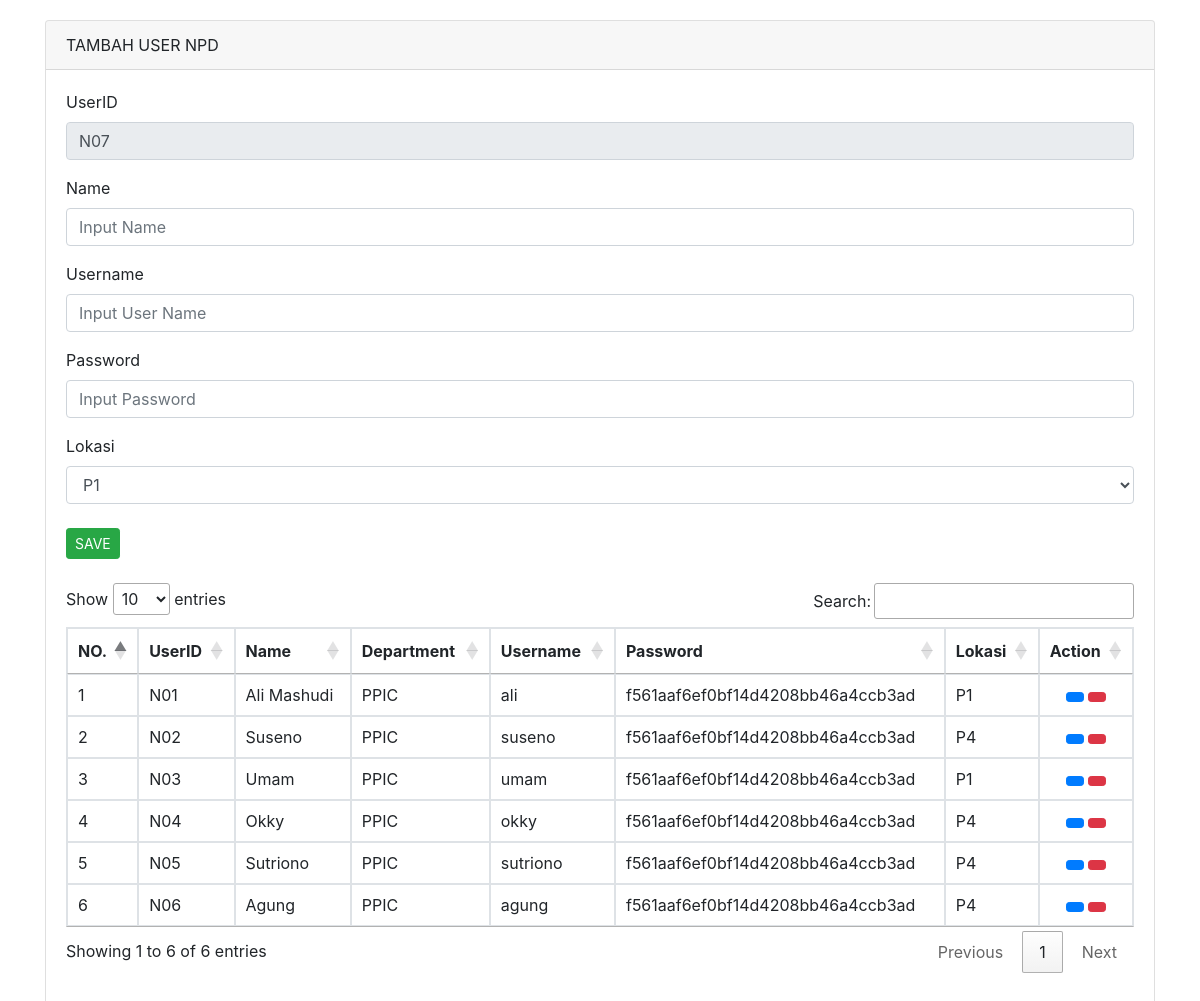
The page /pages/admin/usernpd/index.php on the database its author committed.
### tables this page shows
CREATE TABLE `npd` (
  `id_npd` int(11) NOT NULL,
  `kode_npd` char(10) NOT NULL,
  `DeptID` varchar(20) NOT NULL,
  `nama_npd` varchar(150) NOT NULL,
  `username` varchar(100) NOT NULL,
  `password` varchar(100) NOT NULL,
  `email` varchar(100) NOT NULL,
  `plant` varchar(5) NOT NULL
);

CREATE TABLE `department` (
  `DeptID` varchar(10) NOT NULL,
  `DeptName` varchar(50) NOT NULL
);

### pages/admin/usernpd/index.php (the view, shortened to what this page needs)
<!doctype html>
<html lang="en">
  <head>
    <link rel="stylesheet" href="https://stackpath.bootstrapcdn.com/bootstrap/4.4.1/css/bootstrap.min.css">
    <link rel="stylesheet" href="//cdn.datatables.net/1.10.20/css/jquery.dataTables.min.css">
  </head>
  <body>
<?php
	include 'config/database.php';
    $query3 = "SELECT max(id_npd) as idTerbesar, max(kode_npd) as kodeTerbesar FROM npd";
    $hasil = mysqli_query($kon,$query3);
	$data3 = mysqli_fetch_array($hasil);
    $kodeBarang = $data3['kodeTerbesar'];
    $urutan = (int) substr($kodeBarang, 2, 5);
    $urutan++;
	$huruf = "N";
    $kodeBarang = $huruf . sprintf("%02s", $urutan);
	?>
    <div class="container" style="margin-top: 20px">
      <div class="row">
        <div class="col-sm-12">
          <div class="card">
            <div class="card-header">
              TAMBAH USER NPD
            </div>
            <div class="card-body">
             <form action="pages/admin/usernpd/simpannpd.php"  method="POST">
                <div class="form-group">
                  <label>UserID</label>
                  <input type="text" name="kode_npd" placeholder="Masukkan ID Department" required="required" value="<?php echo $kodeBarang ?>" class="form-control" readonly>
                </div>
                <div class="form-group">
                  <label>Name</label>
                  <input type="text" name="nama_npd" placeholder="Input Name" class="form-control">
                </div>
                <div class="form-group">
                  <label>Username</label>
                  <input type="text" name="username" placeholder="Input User Name" class="form-control">
                </div>
                <div class="form-group">
                  <label>Password</label>
                  <input type="text" name="password" placeholder="Input Password" class="form-control">
                </div>
                <div class="form-group">
                  <label>Lokasi</label>
                  <select name="plant" class="form-control">
                    <option value="P1">P1</option>
                </div>
<br>
                <div class="form group">
                <input type="submit" class="btn btn-sm btn-success" value="SAVE">
                </div>
              </form>
              <br/>
              <div class="table-responsive">
              <table class="table table-bordered" id="deptTable">
                <thead>
                  <tr>
                    <th scope="col">NO.</th>
                    <th scope="col">UserID</th>
                    <th scope="col">Name</th>
                    <th scope="col">Department</th>
                    <th scope="col">Username</th>
                    <th scope="col">Password</th>
                    <th scope="col">Lokasi</th>
                    <th scope="col">Action</th>
                  </tr>
                </thead>
                <tbody>
                  <?php
                      include 'config/database.php';
                      $no = 1;
                      $query = mysqli_query($kon,"SELECT * FROM npd t1 LEFT JOIN department t2 ON t1.DeptID = t2.DeptID");
                      while($row = mysqli_fetch_array($query)){
                  ?>
                  <tr>
                      <td><?php echo $no++ ?></td>
                      <td><?php echo $row['kode_npd'] ?></td>
                      <td><?php echo $row['nama_npd'] ?></td>
                      <td><?php echo $row['DeptName'] ?></td>
                      <td><?php echo $row['username'] ?></td>
                      <td><?php echo $row['password'] ?></td>
                      <td><?php echo $row['plant'] ?></td>
                      <td class="text-center">
                        <a href="pages/admin/usernpd/edit-user-npd.php?kd=<?php echo $row['id_npd'] ?>" class="btn btn-sm btn-primary"><i class="fa fa-regular fa-edit"></i></a>
                        <a href="pages/admin/usernpd/hapus-user-npd.php?kd=<?php echo $row['id_npd'] ?>&name=<?php echo $row['nama_npd'] ?>&" class="btn btn-sm btn-danger"><i class="fa fa-regular fa-trash"></i></a>
                      </td>
                  </tr>
                <?php } ?>
                </tbody>
              </table>
              </div>
            </div>
          </div>
      </div>
    </div>
  </body>
</html>

### rows shown on the page
npd: kode_npd "N01", nama_npd "Ali Mashudi", DeptID.DeptName "PPIC", username "ali", password "f561aaf6ef0bf14d4208bb46a4ccb3ad", plant "P1"
npd: kode_npd "N02", nama_npd "Suseno", DeptID.DeptName "PPIC", username "suseno", password "f561aaf6ef0bf14d4208bb46a4ccb3ad", plant "P4"
npd: kode_npd "N03", nama_npd "Umam", DeptID.DeptName "PPIC", username "umam", password "f561aaf6ef0bf14d4208bb46a4ccb3ad", plant "P1"
npd: kode_npd "N04", nama_npd "Okky", DeptID.DeptName "PPIC", username "okky", password "f561aaf6ef0bf14d4208bb46a4ccb3ad", plant "P4"
npd: kode_npd "N05", nama_npd "Sutriono", DeptID.DeptName "PPIC", username "sutriono", password "f561aaf6ef0bf14d4208bb46a4ccb3ad", plant "P4"
npd: kode_npd "N06", nama_npd "Agung", DeptID.DeptName "PPIC", username "agung", password "f561aaf6ef0bf14d4208bb46a4ccb3ad", plant "P4"
